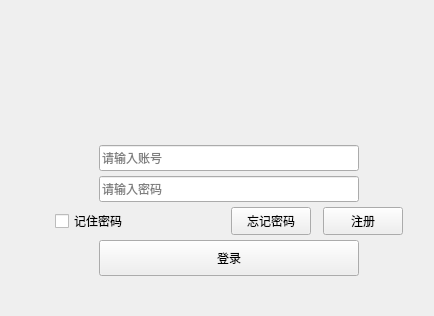
<?xml version="1.0" encoding="UTF-8"?>
<ui version="4.0">
 <class>UserLogin</class>
 <widget class="QWidget" name="UserLogin">
  <property name="geometry">
   <rect>
    <x>0</x>
    <y>0</y>
    <width>434</width>
    <height>316</height>
   </rect>
  </property>
  <property name="minimumSize">
   <size>
    <width>434</width>
    <height>316</height>
   </size>
  </property>
  <property name="maximumSize">
   <size>
    <width>434</width>
    <height>316</height>
   </size>
  </property>
  <property name="windowTitle">
   <string>UserLogin</string>
  </property>
  <widget class="QWidget" name="titleWidget" native="true">
   <property name="geometry">
    <rect>
     <x>0</x>
     <y>0</y>
     <width>434</width>
     <height>104</height>
    </rect>
   </property>
   <property name="minimumSize">
    <size>
     <width>434</width>
     <height>104</height>
    </size>
   </property>
   <property name="maximumSize">
    <size>
     <width>434</width>
     <height>104</height>
    </size>
   </property>
   <property name="titleskin" stdset="0">
    <bool>true</bool>
   </property>
  </widget>
  <widget class="QWidget" name="bodyWidget" native="true">
   <property name="geometry">
    <rect>
     <x>0</x>
     <y>104</y>
     <width>458</width>
     <height>200</height>
    </rect>
   </property>
   <property name="sizePolicy">
    <sizepolicy hsizetype="Preferred" vsizetype="Expanding">
     <horstretch>0</horstretch>
     <verstretch>0</verstretch>
    </sizepolicy>
   </property>
   <property name="minimumSize">
    <size>
     <width>0</width>
     <height>200</height>
    </size>
   </property>
   <property name="maximumSize">
    <size>
     <width>800</width>
     <height>16777215</height>
    </size>
   </property>
   <property name="bottomskin" stdset="0">
    <bool>true</bool>
   </property>
   <layout class="QVBoxLayout" name="verticalLayout">
    <property name="spacing">
     <number>0</number>
    </property>
    <property name="leftMargin">
     <number>0</number>
    </property>
    <property name="topMargin">
     <number>36</number>
    </property>
    <property name="rightMargin">
     <number>0</number>
    </property>
    <property name="bottomMargin">
     <number>20</number>
    </property>
    <item>
     <layout class="QHBoxLayout" name="horizontalLayout">
      <property name="spacing">
       <number>6</number>
      </property>
      <item>
       <spacer name="horizontalSpacer">
        <property name="orientation">
         <enum>Qt::Horizontal</enum>
        </property>
        <property name="sizeHint" stdset="0">
         <size>
          <width>40</width>
          <height>20</height>
         </size>
        </property>
       </spacer>
      </item>
      <item>
       <widget class="QLineEdit" name="editUserAccount">
        <property name="minimumSize">
         <size>
          <width>260</width>
          <height>26</height>
         </size>
        </property>
        <property name="maximumSize">
         <size>
          <width>260</width>
          <height>26</height>
         </size>
        </property>
        <property name="maxLength">
         <number>33</number>
        </property>
        <property name="placeholderText">
         <string>请输入账号</string>
        </property>
       </widget>
      </item>
      <item>
       <spacer name="horizontalSpacer_2">
        <property name="orientation">
         <enum>Qt::Horizontal</enum>
        </property>
        <property name="sizeHint" stdset="0">
         <size>
          <width>40</width>
          <height>20</height>
         </size>
        </property>
       </spacer>
      </item>
     </layout>
    </item>
    <item>
     <layout class="QHBoxLayout" name="horizontalLayout_2">
      <item>
       <spacer name="horizontalSpacer_3">
        <property name="orientation">
         <enum>Qt::Horizontal</enum>
        </property>
        <property name="sizeHint" stdset="0">
         <size>
          <width>40</width>
          <height>20</height>
         </size>
        </property>
       </spacer>
      </item>
      <item>
       <widget class="QLineEdit" name="editPassword">
        <property name="minimumSize">
         <size>
          <width>260</width>
          <height>26</height>
         </size>
        </property>
        <property name="maximumSize">
         <size>
          <width>260</width>
          <height>26</height>
         </size>
        </property>
        <property name="echoMode">
         <enum>QLineEdit::Password</enum>
        </property>
        <property name="placeholderText">
         <string>请输入密码</string>
        </property>
       </widget>
      </item>
      <item>
       <spacer name="horizontalSpacer_4">
        <property name="orientation">
         <enum>Qt::Horizontal</enum>
        </property>
        <property name="sizeHint" stdset="0">
         <size>
          <width>40</width>
          <height>20</height>
         </size>
        </property>
       </spacer>
      </item>
     </layout>
    </item>
    <item>
     <layout class="QHBoxLayout" name="horizontalLayout_3">
      <property name="spacing">
       <number>12</number>
      </property>
      <item>
       <spacer name="horizontalSpacer_5">
        <property name="orientation">
         <enum>Qt::Horizontal</enum>
        </property>
        <property name="sizeHint" stdset="0">
         <size>
          <width>18</width>
          <height>20</height>
         </size>
        </property>
       </spacer>
      </item>
      <item>
       <widget class="QCheckBox" name="checkBox">
        <property name="sizePolicy">
         <sizepolicy hsizetype="Fixed" vsizetype="Fixed">
          <horstretch>0</horstretch>
          <verstretch>0</verstretch>
         </sizepolicy>
        </property>
        <property name="minimumSize">
         <size>
          <width>164</width>
          <height>28</height>
         </size>
        </property>
        <property name="maximumSize">
         <size>
          <width>164</width>
          <height>28</height>
         </size>
        </property>
        <property name="text">
         <string>记住密码</string>
        </property>
       </widget>
      </item>
      <item>
       <widget class="QPushButton" name="forgetWordbtn">
        <property name="sizePolicy">
         <sizepolicy hsizetype="Fixed" vsizetype="Fixed">
          <horstretch>0</horstretch>
          <verstretch>0</verstretch>
         </sizepolicy>
        </property>
        <property name="minimumSize">
         <size>
          <width>0</width>
          <height>28</height>
         </size>
        </property>
        <property name="maximumSize">
         <size>
          <width>16777215</width>
          <height>28</height>
         </size>
        </property>
        <property name="text">
         <string>忘记密码</string>
        </property>
       </widget>
      </item>
      <item>
       <widget class="QPushButton" name="registBtn">
        <property name="minimumSize">
         <size>
          <width>0</width>
          <height>28</height>
         </size>
        </property>
        <property name="maximumSize">
         <size>
          <width>16777215</width>
          <height>28</height>
         </size>
        </property>
        <property name="text">
         <string>注册</string>
        </property>
       </widget>
      </item>
      <item>
       <spacer name="horizontalSpacer_6">
        <property name="orientation">
         <enum>Qt::Horizontal</enum>
        </property>
        <property name="sizeHint" stdset="0">
         <size>
          <width>18</width>
          <height>20</height>
         </size>
        </property>
       </spacer>
      </item>
     </layout>
    </item>
    <item>
     <layout class="QHBoxLayout" name="horizontalLayout_4">
      <property name="spacing">
       <number>6</number>
      </property>
      <item>
       <spacer name="horizontalSpacer_7">
        <property name="orientation">
         <enum>Qt::Horizontal</enum>
        </property>
        <property name="sizeHint" stdset="0">
         <size>
          <width>40</width>
          <height>20</height>
         </size>
        </property>
       </spacer>
      </item>
      <item>
       <widget class="QPushButton" name="loginBtn">
        <property name="sizePolicy">
         <sizepolicy hsizetype="Fixed" vsizetype="Fixed">
          <horstretch>0</horstretch>
          <verstretch>0</verstretch>
         </sizepolicy>
        </property>
        <property name="minimumSize">
         <size>
          <width>260</width>
          <height>36</height>
         </size>
        </property>
        <property name="maximumSize">
         <size>
          <width>260</width>
          <height>36</height>
         </size>
        </property>
        <property name="text">
         <string>登录</string>
        </property>
       </widget>
      </item>
      <item>
       <spacer name="horizontalSpacer_8">
        <property name="orientation">
         <enum>Qt::Horizontal</enum>
        </property>
        <property name="sizeHint" stdset="0">
         <size>
          <width>40</width>
          <height>20</height>
         </size>
        </property>
       </spacer>
      </item>
     </layout>
    </item>
   </layout>
  </widget>
 </widget>
 <layoutdefault spacing="6" margin="11"/>
 <resources/>
 <connections/>
</ui>
